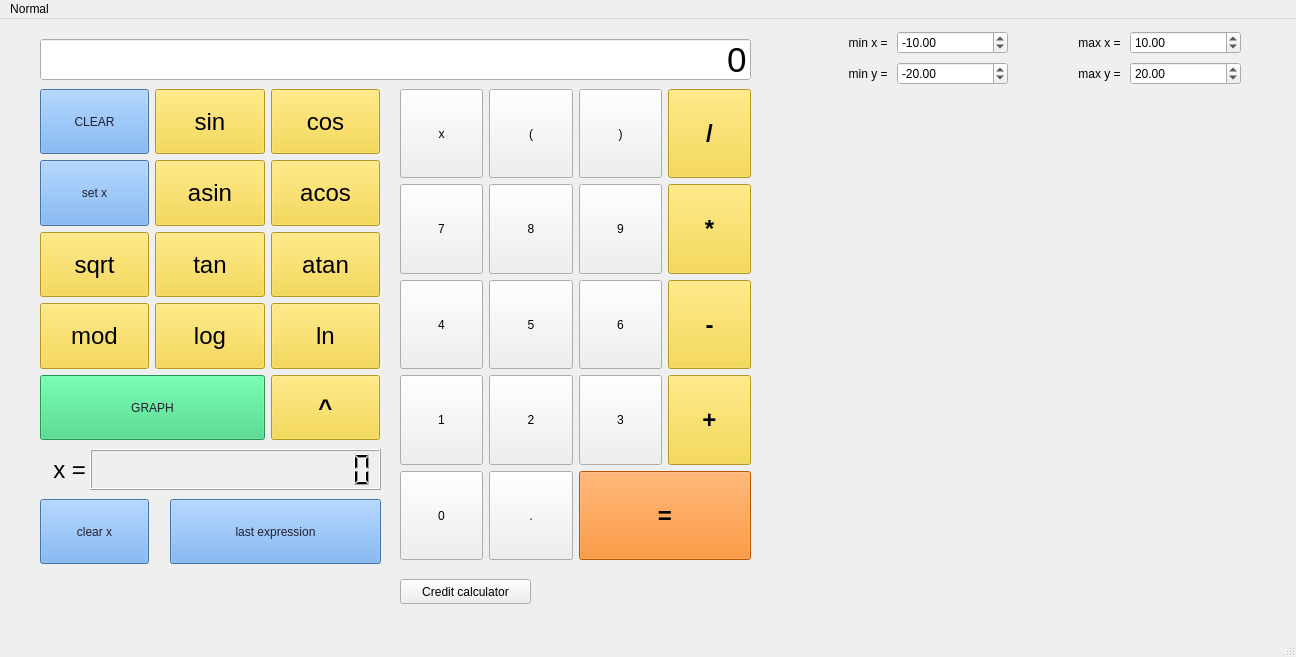
<?xml version="1.0" encoding="UTF-8"?>
<ui version="4.0">
 <class>MainWindow</class>
 <widget class="QMainWindow" name="MainWindow">
  <property name="geometry">
   <rect>
    <x>0</x>
    <y>0</y>
    <width>1296</width>
    <height>657</height>
   </rect>
  </property>
  <property name="windowTitle">
   <string>MainWindow</string>
  </property>
  <widget class="QWidget" name="centralwidget">
   <widget class="QWidget" name="gridLayoutWidget">
    <property name="geometry">
     <rect>
      <x>400</x>
      <y>70</y>
      <width>351</width>
      <height>471</height>
     </rect>
    </property>
    <property name="sizePolicy">
     <sizepolicy hsizetype="Preferred" vsizetype="Preferred">
      <horstretch>0</horstretch>
      <verstretch>0</verstretch>
     </sizepolicy>
    </property>
    <layout class="QGridLayout" name="gridLayout">
     <item row="3" column="0">
      <widget class="QPushButton" name="pushButton_7">
       <property name="sizePolicy">
        <sizepolicy hsizetype="Preferred" vsizetype="Preferred">
         <horstretch>0</horstretch>
         <verstretch>0</verstretch>
        </sizepolicy>
       </property>
       <property name="text">
        <string>7</string>
       </property>
      </widget>
     </item>
     <item row="7" column="2" colspan="2">
      <widget class="QPushButton" name="pushButton_eq">
       <property name="sizePolicy">
        <sizepolicy hsizetype="Preferred" vsizetype="Preferred">
         <horstretch>0</horstretch>
         <verstretch>0</verstretch>
        </sizepolicy>
       </property>
       <property name="font">
        <font>
         <pointsize>18</pointsize>
         <bold>true</bold>
        </font>
       </property>
       <property name="styleSheet">
        <string notr="true">background-color: rgb(255, 120, 0);
selection-background-color: rgb(255, 190, 111);
color: rgb(0, 0, 0);</string>
       </property>
       <property name="text">
        <string>=</string>
       </property>
       <property name="checkable">
        <bool>true</bool>
       </property>
      </widget>
     </item>
     <item row="5" column="1">
      <widget class="QPushButton" name="pushButton_2">
       <property name="sizePolicy">
        <sizepolicy hsizetype="Preferred" vsizetype="Preferred">
         <horstretch>0</horstretch>
         <verstretch>0</verstretch>
        </sizepolicy>
       </property>
       <property name="text">
        <string>2</string>
       </property>
      </widget>
     </item>
     <item row="4" column="3">
      <widget class="QPushButton" name="pushButton_minus">
       <property name="sizePolicy">
        <sizepolicy hsizetype="Preferred" vsizetype="Preferred">
         <horstretch>0</horstretch>
         <verstretch>0</verstretch>
        </sizepolicy>
       </property>
       <property name="font">
        <font>
         <pointsize>18</pointsize>
         <bold>true</bold>
        </font>
       </property>
       <property name="styleSheet">
        <string notr="true">background-color: rgb(246, 211, 45);
border-color: rgb(61, 56, 70);
selection-background-color: rgb(255, 163, 72);
color: rgb(0, 0, 0);</string>
       </property>
       <property name="text">
        <string>-</string>
       </property>
      </widget>
     </item>
     <item row="5" column="0">
      <widget class="QPushButton" name="pushButton_1">
       <property name="sizePolicy">
        <sizepolicy hsizetype="Preferred" vsizetype="Preferred">
         <horstretch>0</horstretch>
         <verstretch>0</verstretch>
        </sizepolicy>
       </property>
       <property name="text">
        <string>1</string>
       </property>
      </widget>
     </item>
     <item row="1" column="3">
      <widget class="QPushButton" name="pushButton_div">
       <property name="sizePolicy">
        <sizepolicy hsizetype="Preferred" vsizetype="Preferred">
         <horstretch>0</horstretch>
         <verstretch>0</verstretch>
        </sizepolicy>
       </property>
       <property name="font">
        <font>
         <pointsize>18</pointsize>
         <bold>true</bold>
        </font>
       </property>
       <property name="styleSheet">
        <string notr="true">background-color: rgb(246, 211, 45);
border-color: rgb(61, 56, 70);
selection-background-color: rgb(255, 163, 72);
color: rgb(0, 0, 0);</string>
       </property>
       <property name="text">
        <string>/</string>
       </property>
      </widget>
     </item>
     <item row="7" column="1">
      <widget class="QPushButton" name="pushButton_dot">
       <property name="sizePolicy">
        <sizepolicy hsizetype="Preferred" vsizetype="Preferred">
         <horstretch>0</horstretch>
         <verstretch>0</verstretch>
        </sizepolicy>
       </property>
       <property name="text">
        <string>.</string>
       </property>
      </widget>
     </item>
     <item row="4" column="0">
      <widget class="QPushButton" name="pushButton_4">
       <property name="sizePolicy">
        <sizepolicy hsizetype="Preferred" vsizetype="Preferred">
         <horstretch>0</horstretch>
         <verstretch>0</verstretch>
        </sizepolicy>
       </property>
       <property name="text">
        <string>4</string>
       </property>
      </widget>
     </item>
     <item row="1" column="2">
      <widget class="QPushButton" name="pushButton_rcoma">
       <property name="sizePolicy">
        <sizepolicy hsizetype="Preferred" vsizetype="Preferred">
         <horstretch>0</horstretch>
         <verstretch>0</verstretch>
        </sizepolicy>
       </property>
       <property name="text">
        <string>)</string>
       </property>
      </widget>
     </item>
     <item row="3" column="2">
      <widget class="QPushButton" name="pushButton_9">
       <property name="sizePolicy">
        <sizepolicy hsizetype="Preferred" vsizetype="Preferred">
         <horstretch>0</horstretch>
         <verstretch>0</verstretch>
        </sizepolicy>
       </property>
       <property name="text">
        <string>9</string>
       </property>
      </widget>
     </item>
     <item row="3" column="3">
      <widget class="QPushButton" name="pushButton_mult">
       <property name="sizePolicy">
        <sizepolicy hsizetype="Preferred" vsizetype="Preferred">
         <horstretch>0</horstretch>
         <verstretch>0</verstretch>
        </sizepolicy>
       </property>
       <property name="font">
        <font>
         <pointsize>18</pointsize>
         <bold>true</bold>
        </font>
       </property>
       <property name="styleSheet">
        <string notr="true">background-color: rgb(246, 211, 45);
border-color: rgb(61, 56, 70);
selection-background-color: rgb(255, 163, 72);
color: rgb(0, 0, 0);</string>
       </property>
       <property name="text">
        <string>*</string>
       </property>
      </widget>
     </item>
     <item row="3" column="1">
      <widget class="QPushButton" name="pushButton_8">
       <property name="sizePolicy">
        <sizepolicy hsizetype="Preferred" vsizetype="Preferred">
         <horstretch>0</horstretch>
         <verstretch>0</verstretch>
        </sizepolicy>
       </property>
       <property name="text">
        <string>8</string>
       </property>
      </widget>
     </item>
     <item row="7" column="0">
      <widget class="QPushButton" name="pushButton_0">
       <property name="sizePolicy">
        <sizepolicy hsizetype="Preferred" vsizetype="Preferred">
         <horstretch>0</horstretch>
         <verstretch>0</verstretch>
        </sizepolicy>
       </property>
       <property name="text">
        <string>0</string>
       </property>
      </widget>
     </item>
     <item row="1" column="0">
      <widget class="QPushButton" name="pushButton_x">
       <property name="sizePolicy">
        <sizepolicy hsizetype="Preferred" vsizetype="Preferred">
         <horstretch>0</horstretch>
         <verstretch>0</verstretch>
        </sizepolicy>
       </property>
       <property name="text">
        <string>x</string>
       </property>
      </widget>
     </item>
     <item row="5" column="3">
      <widget class="QPushButton" name="pushButton_plus">
       <property name="sizePolicy">
        <sizepolicy hsizetype="Preferred" vsizetype="Preferred">
         <horstretch>0</horstretch>
         <verstretch>0</verstretch>
        </sizepolicy>
       </property>
       <property name="font">
        <font>
         <pointsize>18</pointsize>
         <bold>true</bold>
        </font>
       </property>
       <property name="styleSheet">
        <string notr="true">background-color: rgb(246, 211, 45);
border-color: rgb(61, 56, 70);
selection-background-color: rgb(255, 163, 72);
color: rgb(0, 0, 0);</string>
       </property>
       <property name="text">
        <string>+</string>
       </property>
      </widget>
     </item>
     <item row="1" column="1">
      <widget class="QPushButton" name="pushButton_lcoma">
       <property name="sizePolicy">
        <sizepolicy hsizetype="Preferred" vsizetype="Preferred">
         <horstretch>0</horstretch>
         <verstretch>0</verstretch>
        </sizepolicy>
       </property>
       <property name="text">
        <string>(</string>
       </property>
      </widget>
     </item>
     <item row="4" column="1">
      <widget class="QPushButton" name="pushButton_5">
       <property name="sizePolicy">
        <sizepolicy hsizetype="Preferred" vsizetype="Preferred">
         <horstretch>0</horstretch>
         <verstretch>0</verstretch>
        </sizepolicy>
       </property>
       <property name="text">
        <string>5</string>
       </property>
      </widget>
     </item>
     <item row="4" column="2">
      <widget class="QPushButton" name="pushButton_6">
       <property name="sizePolicy">
        <sizepolicy hsizetype="Preferred" vsizetype="Preferred">
         <horstretch>0</horstretch>
         <verstretch>0</verstretch>
        </sizepolicy>
       </property>
       <property name="text">
        <string>6</string>
       </property>
      </widget>
     </item>
     <item row="5" column="2">
      <widget class="QPushButton" name="pushButton_3">
       <property name="sizePolicy">
        <sizepolicy hsizetype="Preferred" vsizetype="Preferred">
         <horstretch>0</horstretch>
         <verstretch>0</verstretch>
        </sizepolicy>
       </property>
       <property name="text">
        <string>3</string>
       </property>
      </widget>
     </item>
    </layout>
   </widget>
   <widget class="QLineEdit" name="outputEdit">
    <property name="geometry">
     <rect>
      <x>40</x>
      <y>20</y>
      <width>711</width>
      <height>41</height>
     </rect>
    </property>
    <property name="font">
     <font>
      <pointsize>26</pointsize>
      <bold>false</bold>
     </font>
    </property>
    <property name="autoFillBackground">
     <bool>true</bool>
    </property>
    <property name="text">
     <string>0</string>
    </property>
    <property name="maxLength">
     <number>255</number>
    </property>
    <property name="alignment">
     <set>Qt::AlignRight|Qt::AlignTrailing|Qt::AlignVCenter</set>
    </property>
   </widget>
   <widget class="QWidget" name="gridLayoutWidget_2">
    <property name="geometry">
     <rect>
      <x>40</x>
      <y>70</y>
      <width>340</width>
      <height>351</height>
     </rect>
    </property>
    <layout class="QGridLayout" name="gridLayout_2">
     <item row="3" column="0">
      <widget class="QPushButton" name="pushButton_sqrt">
       <property name="sizePolicy">
        <sizepolicy hsizetype="Preferred" vsizetype="Preferred">
         <horstretch>0</horstretch>
         <verstretch>0</verstretch>
        </sizepolicy>
       </property>
       <property name="font">
        <font>
         <pointsize>18</pointsize>
         <bold>false</bold>
        </font>
       </property>
       <property name="styleSheet">
        <string notr="true">background-color: rgb(246, 211, 45);
border-color: rgb(61, 56, 70);
selection-background-color: rgb(255, 163, 72);
color: rgb(0, 0, 0);</string>
       </property>
       <property name="text">
        <string>sqrt</string>
       </property>
      </widget>
     </item>
     <item row="5" column="2">
      <widget class="QPushButton" name="pushButton_ln">
       <property name="sizePolicy">
        <sizepolicy hsizetype="Preferred" vsizetype="Preferred">
         <horstretch>0</horstretch>
         <verstretch>0</verstretch>
        </sizepolicy>
       </property>
       <property name="font">
        <font>
         <pointsize>18</pointsize>
         <bold>false</bold>
        </font>
       </property>
       <property name="styleSheet">
        <string notr="true">background-color: rgb(246, 211, 45);
border-color: rgb(61, 56, 70);
selection-background-color: rgb(255, 163, 72);
color: rgb(0, 0, 0);</string>
       </property>
       <property name="text">
        <string>ln</string>
       </property>
      </widget>
     </item>
     <item row="3" column="1">
      <widget class="QPushButton" name="pushButton_tan">
       <property name="sizePolicy">
        <sizepolicy hsizetype="Preferred" vsizetype="Preferred">
         <horstretch>0</horstretch>
         <verstretch>0</verstretch>
        </sizepolicy>
       </property>
       <property name="font">
        <font>
         <pointsize>18</pointsize>
         <bold>false</bold>
        </font>
       </property>
       <property name="styleSheet">
        <string notr="true">background-color: rgb(246, 211, 45);
border-color: rgb(61, 56, 70);
selection-background-color: rgb(255, 163, 72);
color: rgb(0, 0, 0);</string>
       </property>
       <property name="text">
        <string>tan</string>
       </property>
      </widget>
     </item>
     <item row="1" column="2">
      <widget class="QPushButton" name="pushButton_acos">
       <property name="sizePolicy">
        <sizepolicy hsizetype="Preferred" vsizetype="Preferred">
         <horstretch>0</horstretch>
         <verstretch>0</verstretch>
        </sizepolicy>
       </property>
       <property name="font">
        <font>
         <pointsize>18</pointsize>
         <bold>false</bold>
        </font>
       </property>
       <property name="styleSheet">
        <string notr="true">background-color: rgb(246, 211, 45);
border-color: rgb(61, 56, 70);
selection-background-color: rgb(255, 163, 72);
color: rgb(0, 0, 0);</string>
       </property>
       <property name="text">
        <string>acos</string>
       </property>
      </widget>
     </item>
     <item row="0" column="0">
      <widget class="QPushButton" name="pushButton_C">
       <property name="sizePolicy">
        <sizepolicy hsizetype="Preferred" vsizetype="Preferred">
         <horstretch>0</horstretch>
         <verstretch>0</verstretch>
        </sizepolicy>
       </property>
       <property name="styleSheet">
        <string notr="true">background-color: rgb(98, 160, 234);

color: rgb(36, 31, 49);</string>
       </property>
       <property name="text">
        <string>CLEAR</string>
       </property>
      </widget>
     </item>
     <item row="6" column="0" colspan="2">
      <widget class="QPushButton" name="pushButton">
       <property name="sizePolicy">
        <sizepolicy hsizetype="Preferred" vsizetype="Preferred">
         <horstretch>0</horstretch>
         <verstretch>0</verstretch>
        </sizepolicy>
       </property>
       <property name="styleSheet">
        <string notr="true">background-color: rgb(51, 209, 122);
color: rgb(36, 31, 49);</string>
       </property>
       <property name="text">
        <string>GRAPH</string>
       </property>
      </widget>
     </item>
     <item row="6" column="2">
      <widget class="QPushButton" name="pushButton_pow">
       <property name="sizePolicy">
        <sizepolicy hsizetype="Preferred" vsizetype="Preferred">
         <horstretch>0</horstretch>
         <verstretch>0</verstretch>
        </sizepolicy>
       </property>
       <property name="font">
        <font>
         <pointsize>18</pointsize>
         <bold>true</bold>
        </font>
       </property>
       <property name="styleSheet">
        <string notr="true">background-color: rgb(246, 211, 45);
border-color: rgb(61, 56, 70);
selection-background-color: rgb(255, 163, 72);
color: rgb(0, 0, 0);</string>
       </property>
       <property name="text">
        <string>^</string>
       </property>
      </widget>
     </item>
     <item row="5" column="1">
      <widget class="QPushButton" name="pushButton_log">
       <property name="sizePolicy">
        <sizepolicy hsizetype="Preferred" vsizetype="Preferred">
         <horstretch>0</horstretch>
         <verstretch>0</verstretch>
        </sizepolicy>
       </property>
       <property name="font">
        <font>
         <pointsize>18</pointsize>
         <bold>false</bold>
        </font>
       </property>
       <property name="styleSheet">
        <string notr="true">background-color: rgb(246, 211, 45);
border-color: rgb(61, 56, 70);
selection-background-color: rgb(255, 163, 72);
color: rgb(0, 0, 0);</string>
       </property>
       <property name="text">
        <string>log</string>
       </property>
      </widget>
     </item>
     <item row="1" column="1">
      <widget class="QPushButton" name="pushButton_asin">
       <property name="sizePolicy">
        <sizepolicy hsizetype="Preferred" vsizetype="Preferred">
         <horstretch>0</horstretch>
         <verstretch>0</verstretch>
        </sizepolicy>
       </property>
       <property name="font">
        <font>
         <pointsize>18</pointsize>
         <bold>false</bold>
        </font>
       </property>
       <property name="styleSheet">
        <string notr="true">background-color: rgb(246, 211, 45);
border-color: rgb(61, 56, 70);
selection-background-color: rgb(255, 163, 72);
color: rgb(0, 0, 0);</string>
       </property>
       <property name="text">
        <string>asin</string>
       </property>
      </widget>
     </item>
     <item row="5" column="0">
      <widget class="QPushButton" name="pushButton_mod">
       <property name="sizePolicy">
        <sizepolicy hsizetype="Preferred" vsizetype="Preferred">
         <horstretch>0</horstretch>
         <verstretch>0</verstretch>
        </sizepolicy>
       </property>
       <property name="font">
        <font>
         <pointsize>18</pointsize>
         <bold>false</bold>
        </font>
       </property>
       <property name="styleSheet">
        <string notr="true">background-color: rgb(246, 211, 45);
border-color: rgb(61, 56, 70);
selection-background-color: rgb(255, 163, 72);
color: rgb(0, 0, 0);</string>
       </property>
       <property name="text">
        <string>mod</string>
       </property>
      </widget>
     </item>
     <item row="3" column="2">
      <widget class="QPushButton" name="pushButton_atan">
       <property name="sizePolicy">
        <sizepolicy hsizetype="Preferred" vsizetype="Preferred">
         <horstretch>0</horstretch>
         <verstretch>0</verstretch>
        </sizepolicy>
       </property>
       <property name="font">
        <font>
         <pointsize>18</pointsize>
         <bold>false</bold>
        </font>
       </property>
       <property name="styleSheet">
        <string notr="true">background-color: rgb(246, 211, 45);
border-color: rgb(61, 56, 70);
selection-background-color: rgb(255, 163, 72);
color: rgb(0, 0, 0);</string>
       </property>
       <property name="text">
        <string>atan</string>
       </property>
      </widget>
     </item>
     <item row="0" column="1">
      <widget class="QPushButton" name="pushButton_sin">
       <property name="sizePolicy">
        <sizepolicy hsizetype="Preferred" vsizetype="Preferred">
         <horstretch>0</horstretch>
         <verstretch>0</verstretch>
        </sizepolicy>
       </property>
       <property name="font">
        <font>
         <pointsize>18</pointsize>
         <bold>false</bold>
        </font>
       </property>
       <property name="styleSheet">
        <string notr="true">background-color: rgb(246, 211, 45);
border-color: rgb(61, 56, 70);
selection-background-color: rgb(255, 163, 72);
color: rgb(0, 0, 0);</string>
       </property>
       <property name="text">
        <string>sin</string>
       </property>
      </widget>
     </item>
     <item row="0" column="2">
      <widget class="QPushButton" name="pushButton_cos">
       <property name="sizePolicy">
        <sizepolicy hsizetype="Preferred" vsizetype="Preferred">
         <horstretch>0</horstretch>
         <verstretch>0</verstretch>
        </sizepolicy>
       </property>
       <property name="font">
        <font>
         <pointsize>18</pointsize>
         <bold>false</bold>
        </font>
       </property>
       <property name="styleSheet">
        <string notr="true">background-color: rgb(246, 211, 45);
border-color: rgb(61, 56, 70);
selection-background-color: rgb(255, 163, 72);
color: rgb(0, 0, 0);</string>
       </property>
       <property name="text">
        <string>cos</string>
       </property>
      </widget>
     </item>
     <item row="1" column="0">
      <widget class="QPushButton" name="pushButton_setx">
       <property name="sizePolicy">
        <sizepolicy hsizetype="Preferred" vsizetype="Preferred">
         <horstretch>0</horstretch>
         <verstretch>0</verstretch>
        </sizepolicy>
       </property>
       <property name="styleSheet">
        <string notr="true">background-color: rgb(98, 160, 234);

color: rgb(36, 31, 49);</string>
       </property>
       <property name="text">
        <string>set x</string>
       </property>
      </widget>
     </item>
    </layout>
   </widget>
   <widget class="QLabel" name="xlabel">
    <property name="geometry">
     <rect>
      <x>45</x>
      <y>435</y>
      <width>41</width>
      <height>31</height>
     </rect>
    </property>
    <property name="font">
     <font>
      <pointsize>18</pointsize>
     </font>
    </property>
    <property name="text">
     <string>x =</string>
    </property>
    <property name="alignment">
     <set>Qt::AlignRight|Qt::AlignTrailing|Qt::AlignVCenter</set>
    </property>
   </widget>
   <widget class="QCustomPlot" name="graph" native="true">
    <property name="geometry">
     <rect>
      <x>780</x>
      <y>70</y>
      <width>461</width>
      <height>471</height>
     </rect>
    </property>
   </widget>
   <widget class="QWidget" name="gridLayoutWidget_3">
    <property name="geometry">
     <rect>
      <x>780</x>
      <y>10</y>
      <width>461</width>
      <height>60</height>
     </rect>
    </property>
    <layout class="QGridLayout" name="gridLayout_3">
     <item row="2" column="1">
      <widget class="QDoubleSpinBox" name="doubleSpinBox_miny">
       <property name="minimum">
        <double>-1000000.000000000000000</double>
       </property>
       <property name="maximum">
        <double>1000000.000000000000000</double>
       </property>
       <property name="value">
        <double>-20.000000000000000</double>
       </property>
      </widget>
     </item>
     <item row="2" column="3">
      <widget class="QDoubleSpinBox" name="doubleSpinBox_maxy">
       <property name="minimum">
        <double>-1000000.000000000000000</double>
       </property>
       <property name="maximum">
        <double>1000000.000000000000000</double>
       </property>
       <property name="value">
        <double>20.000000000000000</double>
       </property>
      </widget>
     </item>
     <item row="0" column="3">
      <widget class="QDoubleSpinBox" name="doubleSpinBox_maxx">
       <property name="minimum">
        <double>-1000000.000000000000000</double>
       </property>
       <property name="maximum">
        <double>1000000.000000000000000</double>
       </property>
       <property name="value">
        <double>10.000000000000000</double>
       </property>
      </widget>
     </item>
     <item row="0" column="2">
      <widget class="QLabel" name="label_2">
       <property name="sizePolicy">
        <sizepolicy hsizetype="Minimum" vsizetype="Minimum">
         <horstretch>0</horstretch>
         <verstretch>0</verstretch>
        </sizepolicy>
       </property>
       <property name="layoutDirection">
        <enum>Qt::RightToLeft</enum>
       </property>
       <property name="text">
        <string>max x = </string>
       </property>
       <property name="alignment">
        <set>Qt::AlignRight|Qt::AlignTrailing|Qt::AlignVCenter</set>
       </property>
      </widget>
     </item>
     <item row="0" column="1">
      <widget class="QDoubleSpinBox" name="doubleSpinBox_minx">
       <property name="minimum">
        <double>-1000000.000000000000000</double>
       </property>
       <property name="maximum">
        <double>1000000.000000000000000</double>
       </property>
       <property name="value">
        <double>-10.000000000000000</double>
       </property>
      </widget>
     </item>
     <item row="0" column="0">
      <widget class="QLabel" name="label">
       <property name="sizePolicy">
        <sizepolicy hsizetype="Minimum" vsizetype="Minimum">
         <horstretch>0</horstretch>
         <verstretch>0</verstretch>
        </sizepolicy>
       </property>
       <property name="layoutDirection">
        <enum>Qt::RightToLeft</enum>
       </property>
       <property name="text">
        <string>min x = </string>
       </property>
       <property name="alignment">
        <set>Qt::AlignRight|Qt::AlignTrailing|Qt::AlignVCenter</set>
       </property>
      </widget>
     </item>
     <item row="2" column="0">
      <widget class="QLabel" name="label_3">
       <property name="sizePolicy">
        <sizepolicy hsizetype="Minimum" vsizetype="Minimum">
         <horstretch>0</horstretch>
         <verstretch>0</verstretch>
        </sizepolicy>
       </property>
       <property name="layoutDirection">
        <enum>Qt::RightToLeft</enum>
       </property>
       <property name="text">
        <string>min y = </string>
       </property>
       <property name="alignment">
        <set>Qt::AlignRight|Qt::AlignTrailing|Qt::AlignVCenter</set>
       </property>
      </widget>
     </item>
     <item row="2" column="2">
      <widget class="QLabel" name="label_4">
       <property name="sizePolicy">
        <sizepolicy hsizetype="Minimum" vsizetype="Minimum">
         <horstretch>0</horstretch>
         <verstretch>0</verstretch>
        </sizepolicy>
       </property>
       <property name="layoutDirection">
        <enum>Qt::RightToLeft</enum>
       </property>
       <property name="text">
        <string>max y = </string>
       </property>
       <property name="alignment">
        <set>Qt::AlignRight|Qt::AlignTrailing|Qt::AlignVCenter</set>
       </property>
      </widget>
     </item>
    </layout>
   </widget>
   <widget class="QLCDNumber" name="lcdNumber">
    <property name="geometry">
     <rect>
      <x>90</x>
      <y>430</y>
      <width>291</width>
      <height>41</height>
     </rect>
    </property>
    <property name="smallDecimalPoint">
     <bool>false</bool>
    </property>
    <property name="digitCount">
     <number>15</number>
    </property>
    <property name="mode">
     <enum>QLCDNumber::Dec</enum>
    </property>
    <property name="value" stdset="0">
     <double>0.000000000000000</double>
    </property>
   </widget>
   <widget class="QPushButton" name="pushButton_clear_x">
    <property name="geometry">
     <rect>
      <x>40</x>
      <y>480</y>
      <width>109</width>
      <height>65</height>
     </rect>
    </property>
    <property name="sizePolicy">
     <sizepolicy hsizetype="Preferred" vsizetype="Preferred">
      <horstretch>0</horstretch>
      <verstretch>0</verstretch>
     </sizepolicy>
    </property>
    <property name="styleSheet">
     <string notr="true">background-color: rgb(98, 160, 234);

color: rgb(36, 31, 49);</string>
    </property>
    <property name="text">
     <string>clear x</string>
    </property>
   </widget>
   <widget class="QPushButton" name="pushButton_last_exp">
    <property name="geometry">
     <rect>
      <x>170</x>
      <y>480</y>
      <width>211</width>
      <height>65</height>
     </rect>
    </property>
    <property name="sizePolicy">
     <sizepolicy hsizetype="Preferred" vsizetype="Preferred">
      <horstretch>0</horstretch>
      <verstretch>0</verstretch>
     </sizepolicy>
    </property>
    <property name="styleSheet">
     <string notr="true">background-color: rgb(98, 160, 234);

color: rgb(36, 31, 49);</string>
    </property>
    <property name="text">
     <string>last expression</string>
    </property>
   </widget>
   <widget class="QPushButton" name="pushButton_10">
    <property name="geometry">
     <rect>
      <x>400</x>
      <y>560</y>
      <width>131</width>
      <height>25</height>
     </rect>
    </property>
    <property name="text">
     <string>Credit calculator</string>
    </property>
   </widget>
  </widget>
  <widget class="QStatusBar" name="statusbar"/>
  <widget class="QMenuBar" name="menuBar">
   <property name="geometry">
    <rect>
     <x>0</x>
     <y>0</y>
     <width>1296</width>
     <height>22</height>
    </rect>
   </property>
   <widget class="QMenu" name="menuNormal">
    <property name="title">
     <string>Normal</string>
    </property>
    <addaction name="actionCredit"/>
   </widget>
   <addaction name="menuNormal"/>
  </widget>
  <action name="actionCredit">
   <property name="text">
    <string>Credit</string>
   </property>
  </action>
 </widget>
 <customwidgets>
  <customwidget>
   <class>QCustomPlot</class>
   <extends>QWidget</extends>
   <header>qcustomplot.h</header>
   <container>1</container>
  </customwidget>
 </customwidgets>
 <tabstops>
  <tabstop>outputEdit</tabstop>
  <tabstop>pushButton_div</tabstop>
  <tabstop>pushButton_7</tabstop>
  <tabstop>pushButton_8</tabstop>
  <tabstop>pushButton_9</tabstop>
  <tabstop>pushButton_mult</tabstop>
  <tabstop>pushButton_4</tabstop>
  <tabstop>pushButton_5</tabstop>
  <tabstop>pushButton_6</tabstop>
  <tabstop>pushButton_minus</tabstop>
  <tabstop>pushButton_3</tabstop>
  <tabstop>pushButton_2</tabstop>
  <tabstop>pushButton_1</tabstop>
  <tabstop>pushButton_plus</tabstop>
  <tabstop>pushButton_0</tabstop>
 </tabstops>
 <resources/>
 <connections/>
 <slots>
  <slot>slot1()</slot>
 </slots>
</ui>
